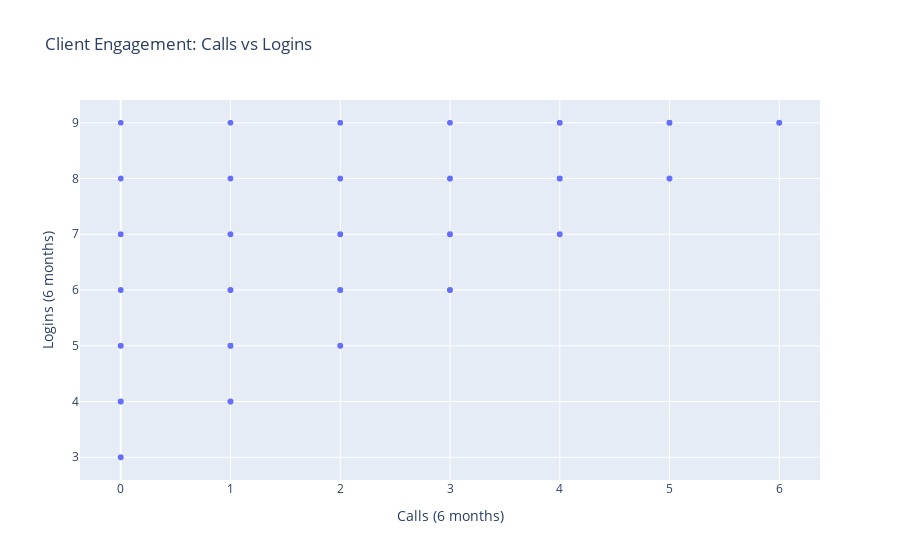

The cell this chart's notebook holds for it:
### Markdown cell above
# Number of Calls vs. Logins

### Code cell
fig_calls_logins = px.scatter(df_exp_demo, x='calls_6_mnth', y='logons_6_mnth',
                              title='Client Engagement: Calls vs Logins',
                              labels={'calls_6_mnth': 'Calls (6 months)', 'logons_6_mnth': 'Logins (6 months)'})
fig_calls_logins.show()

### Figure 1 — Plotly figure (JSON) as saved in the notebook; plotly's stock layout.template omitted (floating-point values rounded to 4 significant figures; data arrays with more than 128 entries replaced by an {"elided": "..."} marker saying what was removed)
{"data": [{"hovertemplate": "Calls (6 months)=%{x}<br>Logins (6 months)=%{y}<extra></extra>", "legendgroup": "", "marker": {"color": "#636efa", "symbol": "circle"}, "mode": "markers", "name": "", "showlegend": false, "type": "scattergl", "x": {"elided": "50487 float values"}, "xaxis": "x", "y": {"elided": "50487 float values"}, "yaxis": "y"}], "layout": {"legend": {"tracegroupgap": 0}, "title": {"text": "Client Engagement: Calls vs Logins"}, "xaxis": {"anchor": "y", "domain": [0, 1], "title": {"text": "Calls (6 months)"}}, "yaxis": {"anchor": "x", "domain": [0, 1], "title": {"text": "Logins (6 months)"}}}}
